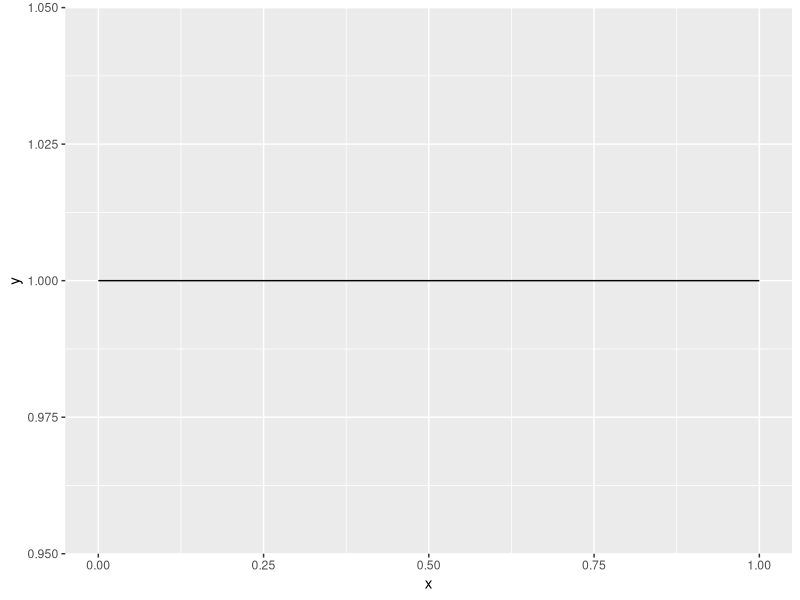
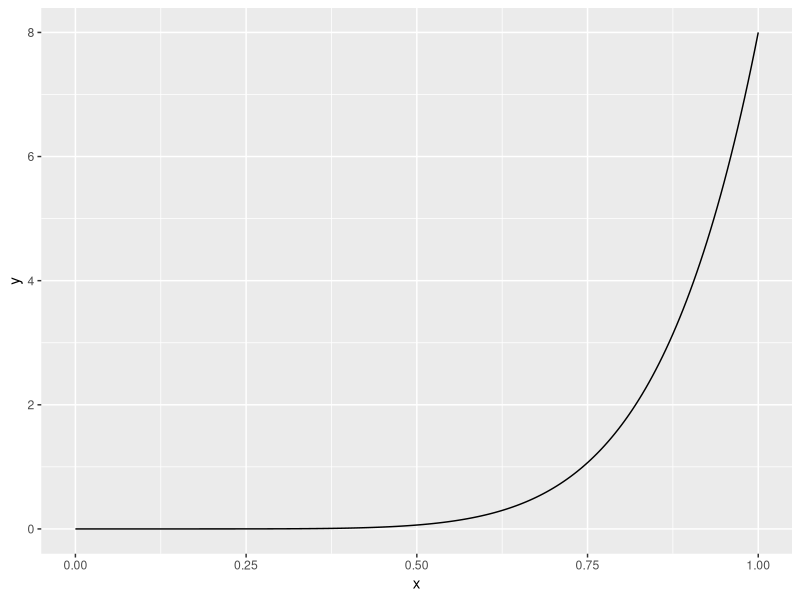
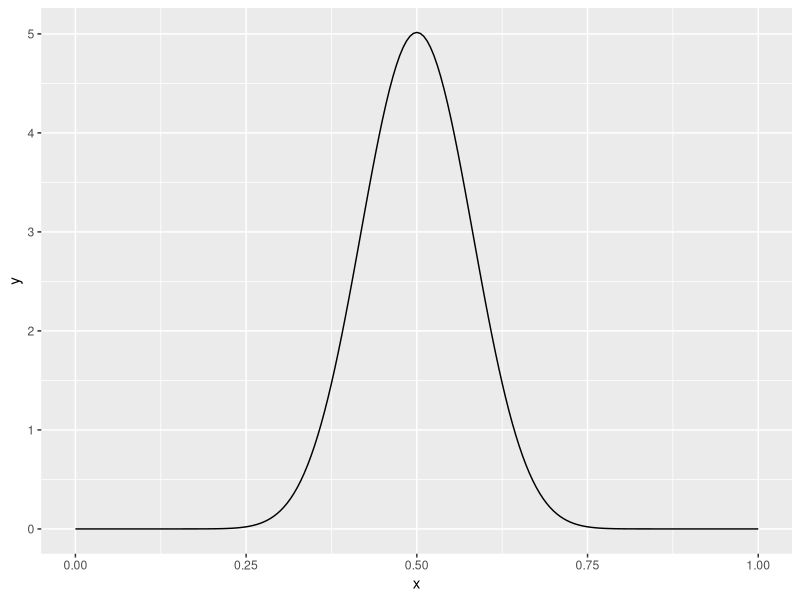
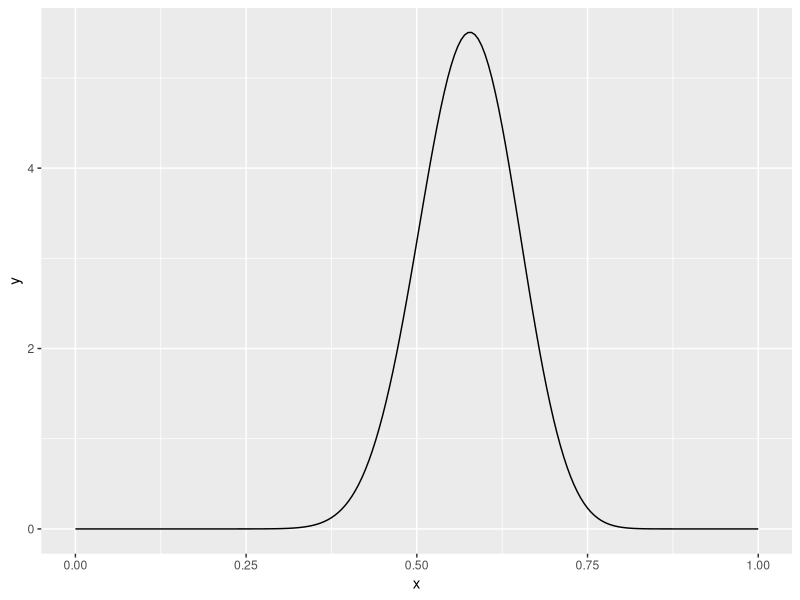
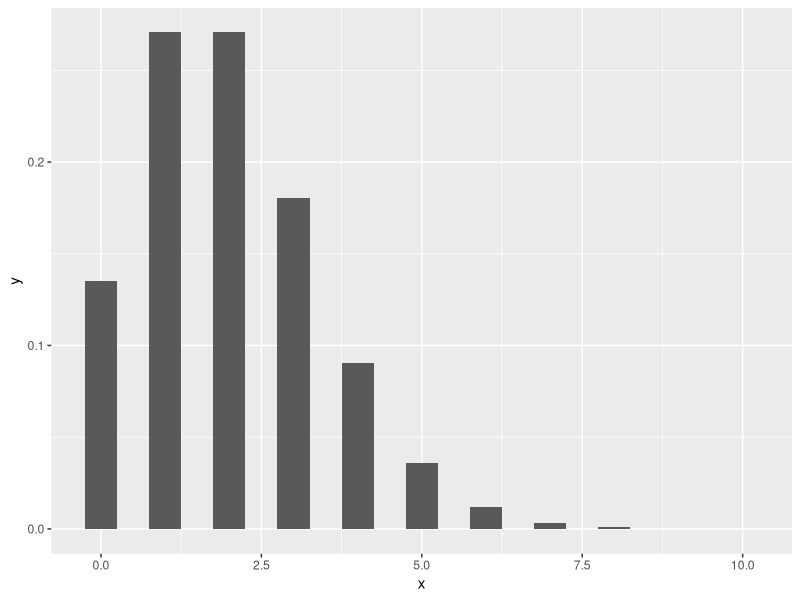
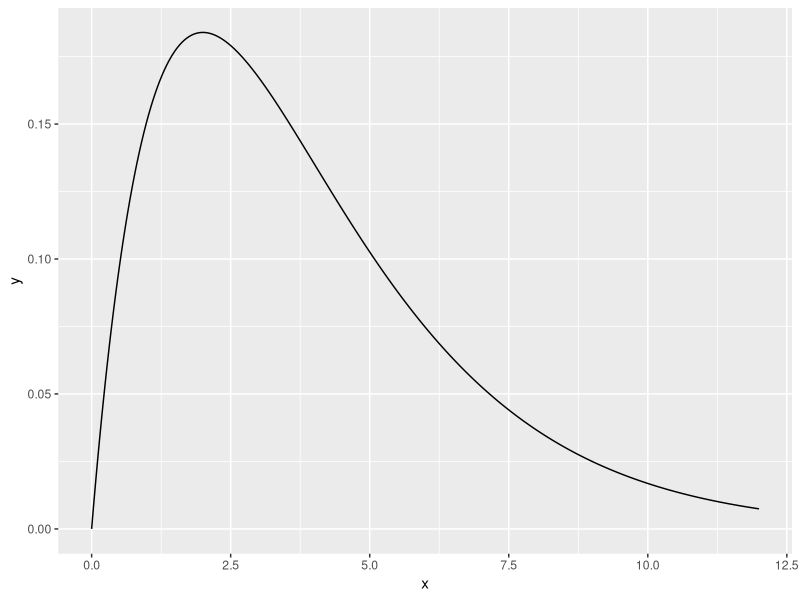
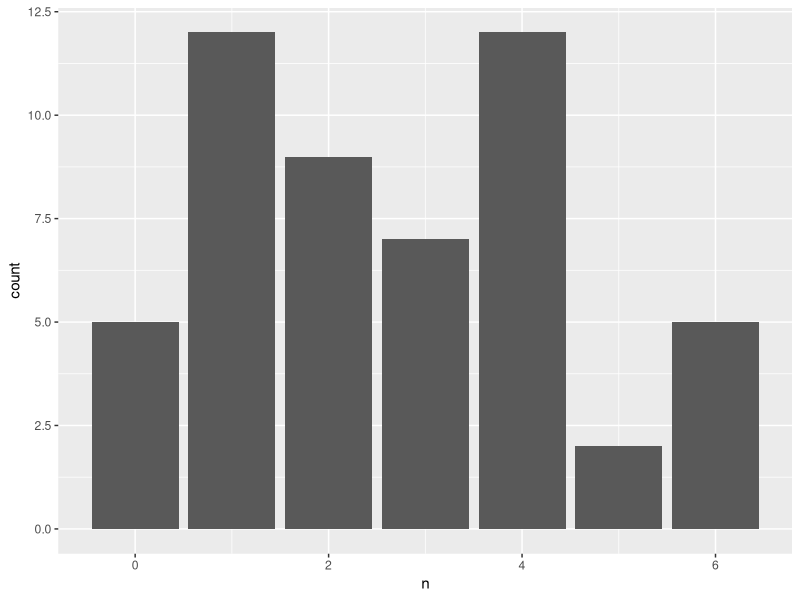
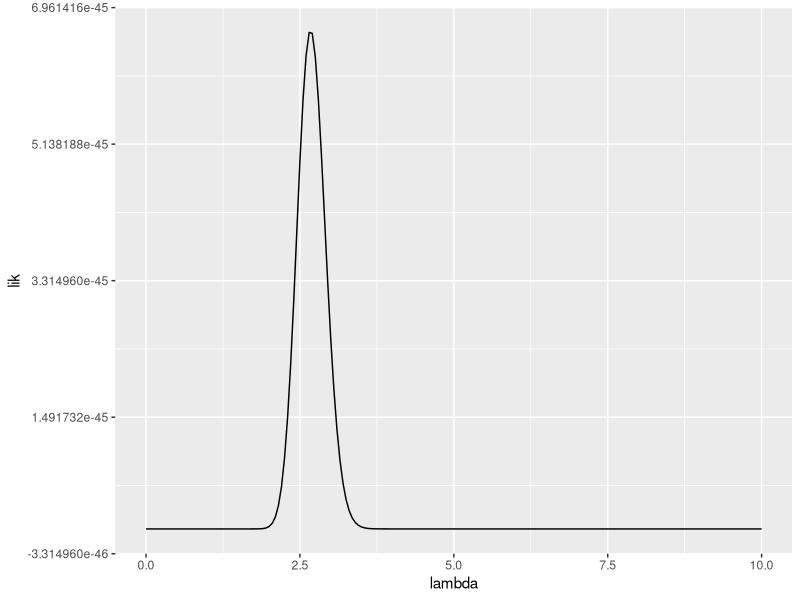

The R script that drew these images, in order:
## ---- chunk 1
library(tidyverse)
plot_beta <- function(alpha, beta) {
  plot_data   <- data.frame(x = seq(0, 1, by = .005))
  plot_data$y <- dbeta(plot_data$x, alpha, beta)
  ggplot(plot_data, aes(x, y)) + geom_line()
}
## ---- chunk 2
plot_beta(1, 1)
## ---- chunk 3
plot_beta(8, 1)
## ---- chunk 4
1 - pbeta(0.5, 8, 1)

# almost all credibility right of 0.5, seems like a strong tendency towards boys in the family.
## ---- chunk 5
# it is well known that the probability of having a boy is around 0.5 and there
# is no research indicating dependency between first and later born.

# a prior like 20, 20 seems justified
plot_beta(20, 20)
plot_beta(27, 20)
## ---- chunk 6
moord <- read_csv("moorddata.csv")
## ---- chunk 7
data_frame(x = 0:10, y = dpois(x, 2)) %>% 
  ggplot(aes(x, y)) + geom_bar(stat = "identity", width = .5)
## ---- chunk 8
# lambda is strictly positive so we should not use a distribution that has a domain on negative values
prior_df <- data_frame(x = seq(0, 12, .01),
                       y = dgamma(seq(0, 12, .01), shape = 2, scale = 2))
ggplot(prior_df, aes(x, y)) + geom_line()
## ---- chunk 9
ggplot(moord, aes(n)) + geom_bar()
## ---- chunk 10
poisson_likelihood <- function(lambda, x) {
  prod(dpois(x, lambda))
}

lik_frame     <- data_frame(lambda = seq(0, 10, by = .05))
lik_frame$lik <- map_dbl(lik_frame$lambda, poisson_likelihood, x = moord$n)
ggplot(lik_frame, aes(lambda, lik)) + geom_line()
## ---- chunk 11
ar_function <- function(lambda,
                        x, 
                        prior      = dgamma(lambda, shape = 2, scale = 2),
                        likelihood = poisson_likelihood(lambda, x)) {
  prior * likelihood
}
## ---- chunk 12
lambda_range <- seq(2, 3, by = .001)
max_val <- purrr::map_dbl(lambda_range, ar_function, x = moord$n) %>% max()
## ---- chunk 13
n <- 10^5
ar <- data_frame(x1 = runif(n, 0, max_val),
           x2 = runif(n, 0, 12)) %>% 
  mutate(f_x2 = map_dbl(x2, ar_function, x = moord$n)) %>% 
  mutate(accepted = as.character(f_x2 > x1))
ggplot(ar, aes(x2, x1)) + geom_point(aes(col = accepted))
## ---- chunk 14
ar %>% 
  filter(accepted == TRUE) %>% 
  summarise(mn = mean(x2), sd = sd(x2))
